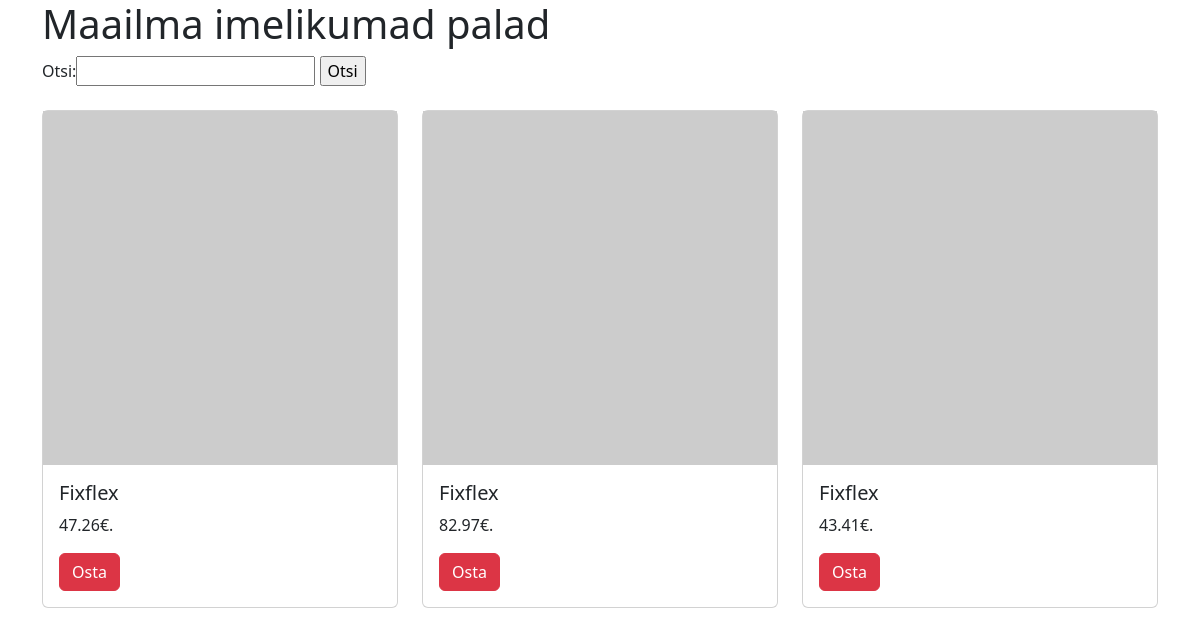
Page /index.php?s=Fixflex on the committed database.
### tables this page shows
CREATE TABLE `albumid` (
  `id` int(10) NOT NULL,
  `artist` varchar(255) NOT NULL,
  `album` varchar(255) NOT NULL,
  `aasta` year(4) NOT NULL,
  `hind` decimal(6,2) NOT NULL
);

### index.php (the view, shortened to what this page needs)
<?php include("config.php"); ?>
<!doctype html>
<html lang="en">
    <head>
        <link
            href="https://cdn.jsdelivr.net/npm/bootstrap@5.3.2/dist/css/bootstrap.min.css"
            rel="stylesheet"
        />
    </head>
    <body>
        <div class="container">
            <h1>Maailma imelikumad palad</h1>
            <form action="" method="get">
                Otsi:<input type="text" name="s">
                <input type="Submit" value="Otsi">
            </form>
<div class="row row-cols-1 row-cols-md-3 g-4 pt-4">
            <?php
    if (!empty($_GET["s"])) {
        $s = $_GET["s"];
        $paring = 'SELECT album, hind FROM albumid WHERE album LIKE "%'.$s.'%"';
    }else {
            $paring = "SELECT album, hind FROM albumid ORDER BY artist ASC LIMIT 10";
    }
            $valjund = mysqli_query($yhendus, $paring);
        while($rida = mysqli_fetch_assoc($valjund)){
            echo '
            <div class="col">
            <div class="card">
            <img src="https://picsum.photos/400/400" alt="pilt">
              <div class="card-body">
                <h5 class="card-title">'.$rida['album'].'</h5>
                <p class="card-text">'.$rida['hind'].'€.</p>
                <a href="#" class="btn btn-danger">Osta</a>
              </div>
            </div>
          </div>
          ';
        }
            ?>
            </div>
        </div>
    </body>
</html>

### rows in the picture
albumid: album "Fixflex", hind "47.26"
albumid: album "Fixflex", hind "82.97"
albumid: album "Fixflex", hind "43.41"
